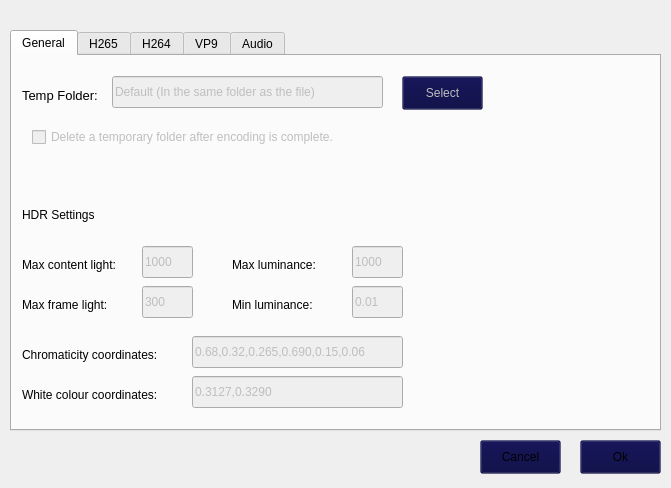
<?xml version="1.0" encoding="UTF-8"?>
<ui version="4.0">
 <class>Options</class>
 <widget class="QWidget" name="Options">
  <property name="enabled">
   <bool>true</bool>
  </property>
  <property name="geometry">
   <rect>
    <x>0</x>
    <y>0</y>
    <width>671</width>
    <height>488</height>
   </rect>
  </property>
  <property name="minimumSize">
   <size>
    <width>671</width>
    <height>488</height>
   </size>
  </property>
  <property name="maximumSize">
   <size>
    <width>671</width>
    <height>488</height>
   </size>
  </property>
  <property name="windowTitle">
   <string>Options for information</string>
  </property>
  <widget class="QTabWidget" name="tabWidget_2">
   <property name="geometry">
    <rect>
     <x>10</x>
     <y>30</y>
     <width>651</width>
     <height>401</height>
    </rect>
   </property>
   <property name="currentIndex">
    <number>0</number>
   </property>
   <widget class="QWidget" name="tab_2">
    <attribute name="title">
     <string>General</string>
    </attribute>
    <widget class="QLineEdit" name="lineEdit_1">
     <property name="enabled">
      <bool>false</bool>
     </property>
     <property name="geometry">
      <rect>
       <x>100</x>
       <y>20</y>
       <width>271</width>
       <height>32</height>
      </rect>
     </property>
     <property name="text">
      <string>Default (In the same folder as the file)</string>
     </property>
    </widget>
    <widget class="QLabel" name="label">
     <property name="enabled">
      <bool>true</bool>
     </property>
     <property name="geometry">
      <rect>
       <x>10</x>
       <y>30</y>
       <width>81</width>
       <height>18</height>
      </rect>
     </property>
     <property name="font">
      <font>
       <pointsize>10</pointsize>
      </font>
     </property>
     <property name="text">
      <string>Temp Folder:</string>
     </property>
    </widget>
    <widget class="QToolButton" name="toolButton_6">
     <property name="enabled">
      <bool>false</bool>
     </property>
     <property name="geometry">
      <rect>
       <x>390</x>
       <y>20</y>
       <width>81</width>
       <height>34</height>
      </rect>
     </property>
     <property name="styleSheet">
      <string notr="true">background-color: rgba(0, 0, 60, 60);</string>
     </property>
     <property name="text">
      <string>Select</string>
     </property>
    </widget>
    <widget class="QCheckBox" name="checkBox">
     <property name="enabled">
      <bool>false</bool>
     </property>
     <property name="geometry">
      <rect>
       <x>20</x>
       <y>70</y>
       <width>351</width>
       <height>22</height>
      </rect>
     </property>
     <property name="text">
      <string>Delete a temporary folder after encoding is complete.</string>
     </property>
    </widget>
    <widget class="QLabel" name="label_6">
     <property name="enabled">
      <bool>true</bool>
     </property>
     <property name="geometry">
      <rect>
       <x>10</x>
       <y>240</y>
       <width>111</width>
       <height>18</height>
      </rect>
     </property>
     <property name="text">
      <string>Max frame light:</string>
     </property>
    </widget>
    <widget class="QLabel" name="label_7">
     <property name="enabled">
      <bool>true</bool>
     </property>
     <property name="geometry">
      <rect>
       <x>10</x>
       <y>290</y>
       <width>161</width>
       <height>18</height>
      </rect>
     </property>
     <property name="text">
      <string>Chromaticity coordinates:</string>
     </property>
    </widget>
    <widget class="QLabel" name="label_8">
     <property name="enabled">
      <bool>true</bool>
     </property>
     <property name="geometry">
      <rect>
       <x>10</x>
       <y>200</y>
       <width>121</width>
       <height>18</height>
      </rect>
     </property>
     <property name="text">
      <string>Max content light:</string>
     </property>
    </widget>
    <widget class="QLineEdit" name="lineEdit_2">
     <property name="enabled">
      <bool>false</bool>
     </property>
     <property name="geometry">
      <rect>
       <x>180</x>
       <y>280</y>
       <width>211</width>
       <height>32</height>
      </rect>
     </property>
     <property name="text">
      <string>0.68,0.32,0.265,0.690,0.15,0.06</string>
     </property>
    </widget>
    <widget class="QLabel" name="label_9">
     <property name="enabled">
      <bool>true</bool>
     </property>
     <property name="geometry">
      <rect>
       <x>10</x>
       <y>150</y>
       <width>101</width>
       <height>18</height>
      </rect>
     </property>
     <property name="text">
      <string>HDR Settings</string>
     </property>
    </widget>
    <widget class="QLineEdit" name="lineEdit_3">
     <property name="enabled">
      <bool>false</bool>
     </property>
     <property name="geometry">
      <rect>
       <x>130</x>
       <y>190</y>
       <width>51</width>
       <height>32</height>
      </rect>
     </property>
     <property name="text">
      <string>1000</string>
     </property>
    </widget>
    <widget class="QLineEdit" name="lineEdit_4">
     <property name="enabled">
      <bool>false</bool>
     </property>
     <property name="geometry">
      <rect>
       <x>130</x>
       <y>230</y>
       <width>51</width>
       <height>32</height>
      </rect>
     </property>
     <property name="text">
      <string>300</string>
     </property>
    </widget>
    <widget class="QLineEdit" name="lineEdit_5">
     <property name="enabled">
      <bool>false</bool>
     </property>
     <property name="geometry">
      <rect>
       <x>340</x>
       <y>190</y>
       <width>51</width>
       <height>32</height>
      </rect>
     </property>
     <property name="text">
      <string>1000</string>
     </property>
    </widget>
    <widget class="QLabel" name="label_10">
     <property name="enabled">
      <bool>true</bool>
     </property>
     <property name="geometry">
      <rect>
       <x>220</x>
       <y>200</y>
       <width>121</width>
       <height>18</height>
      </rect>
     </property>
     <property name="text">
      <string>Max luminance:</string>
     </property>
    </widget>
    <widget class="QLineEdit" name="lineEdit_6">
     <property name="enabled">
      <bool>false</bool>
     </property>
     <property name="geometry">
      <rect>
       <x>340</x>
       <y>230</y>
       <width>51</width>
       <height>32</height>
      </rect>
     </property>
     <property name="text">
      <string>0.01</string>
     </property>
    </widget>
    <widget class="QLabel" name="label_11">
     <property name="enabled">
      <bool>true</bool>
     </property>
     <property name="geometry">
      <rect>
       <x>220</x>
       <y>240</y>
       <width>121</width>
       <height>18</height>
      </rect>
     </property>
     <property name="text">
      <string>Min luminance:</string>
     </property>
    </widget>
    <widget class="QLabel" name="label_12">
     <property name="enabled">
      <bool>true</bool>
     </property>
     <property name="geometry">
      <rect>
       <x>10</x>
       <y>330</y>
       <width>161</width>
       <height>18</height>
      </rect>
     </property>
     <property name="text">
      <string>White colour coordinates:</string>
     </property>
    </widget>
    <widget class="QLineEdit" name="lineEdit_7">
     <property name="enabled">
      <bool>false</bool>
     </property>
     <property name="geometry">
      <rect>
       <x>180</x>
       <y>320</y>
       <width>211</width>
       <height>32</height>
      </rect>
     </property>
     <property name="text">
      <string>0.3127,0.3290</string>
     </property>
    </widget>
   </widget>
   <widget class="QWidget" name="tab_4">
    <attribute name="title">
     <string>H265</string>
    </attribute>
    <widget class="QLabel" name="label_2">
     <property name="enabled">
      <bool>true</bool>
     </property>
     <property name="geometry">
      <rect>
       <x>20</x>
       <y>90</y>
       <width>71</width>
       <height>18</height>
      </rect>
     </property>
     <property name="text">
      <string>Mode:</string>
     </property>
    </widget>
    <widget class="QComboBox" name="comboBox_2">
     <property name="enabled">
      <bool>false</bool>
     </property>
     <property name="geometry">
      <rect>
       <x>110</x>
       <y>80</y>
       <width>111</width>
       <height>32</height>
      </rect>
     </property>
     <property name="palette">
      <palette>
       <active>
        <colorrole role="ButtonText">
         <brush brushstyle="SolidPattern">
          <color alpha="255">
           <red>210</red>
           <green>210</green>
           <blue>210</blue>
          </color>
         </brush>
        </colorrole>
       </active>
       <inactive>
        <colorrole role="ButtonText">
         <brush brushstyle="SolidPattern">
          <color alpha="255">
           <red>210</red>
           <green>210</green>
           <blue>210</blue>
          </color>
         </brush>
        </colorrole>
       </inactive>
       <disabled>
        <colorrole role="ButtonText">
         <brush brushstyle="SolidPattern">
          <color alpha="255">
           <red>104</red>
           <green>104</green>
           <blue>104</blue>
          </color>
         </brush>
        </colorrole>
       </disabled>
      </palette>
     </property>
     <property name="editable">
      <bool>false</bool>
     </property>
     <item>
      <property name="text">
       <string>High quality</string>
      </property>
     </item>
    </widget>
    <widget class="QLabel" name="label_3">
     <property name="enabled">
      <bool>true</bool>
     </property>
     <property name="geometry">
      <rect>
       <x>20</x>
       <y>190</y>
       <width>71</width>
       <height>18</height>
      </rect>
     </property>
     <property name="text">
      <string>Profile:</string>
     </property>
    </widget>
    <widget class="QComboBox" name="comboBox_3">
     <property name="enabled">
      <bool>false</bool>
     </property>
     <property name="geometry">
      <rect>
       <x>110</x>
       <y>180</y>
       <width>111</width>
       <height>32</height>
      </rect>
     </property>
     <property name="palette">
      <palette>
       <active>
        <colorrole role="ButtonText">
         <brush brushstyle="SolidPattern">
          <color alpha="255">
           <red>210</red>
           <green>210</green>
           <blue>210</blue>
          </color>
         </brush>
        </colorrole>
       </active>
       <inactive>
        <colorrole role="ButtonText">
         <brush brushstyle="SolidPattern">
          <color alpha="255">
           <red>210</red>
           <green>210</green>
           <blue>210</blue>
          </color>
         </brush>
        </colorrole>
       </inactive>
       <disabled>
        <colorrole role="ButtonText">
         <brush brushstyle="SolidPattern">
          <color alpha="255">
           <red>104</red>
           <green>104</green>
           <blue>104</blue>
          </color>
         </brush>
        </colorrole>
       </disabled>
      </palette>
     </property>
     <property name="editable">
      <bool>false</bool>
     </property>
     <item>
      <property name="text">
       <string>Auto</string>
      </property>
     </item>
    </widget>
    <widget class="QLabel" name="label_4">
     <property name="enabled">
      <bool>true</bool>
     </property>
     <property name="geometry">
      <rect>
       <x>20</x>
       <y>240</y>
       <width>71</width>
       <height>18</height>
      </rect>
     </property>
     <property name="text">
      <string>Level:</string>
     </property>
    </widget>
    <widget class="QComboBox" name="comboBox_4">
     <property name="enabled">
      <bool>false</bool>
     </property>
     <property name="geometry">
      <rect>
       <x>110</x>
       <y>230</y>
       <width>111</width>
       <height>32</height>
      </rect>
     </property>
     <property name="palette">
      <palette>
       <active>
        <colorrole role="ButtonText">
         <brush brushstyle="SolidPattern">
          <color alpha="255">
           <red>210</red>
           <green>210</green>
           <blue>210</blue>
          </color>
         </brush>
        </colorrole>
       </active>
       <inactive>
        <colorrole role="ButtonText">
         <brush brushstyle="SolidPattern">
          <color alpha="255">
           <red>210</red>
           <green>210</green>
           <blue>210</blue>
          </color>
         </brush>
        </colorrole>
       </inactive>
       <disabled>
        <colorrole role="ButtonText">
         <brush brushstyle="SolidPattern">
          <color alpha="255">
           <red>104</red>
           <green>104</green>
           <blue>104</blue>
          </color>
         </brush>
        </colorrole>
       </disabled>
      </palette>
     </property>
     <property name="editable">
      <bool>false</bool>
     </property>
     <item>
      <property name="text">
       <string>Auto</string>
      </property>
     </item>
    </widget>
    <widget class="QLabel" name="label_5">
     <property name="enabled">
      <bool>true</bool>
     </property>
     <property name="geometry">
      <rect>
       <x>20</x>
       <y>290</y>
       <width>71</width>
       <height>18</height>
      </rect>
     </property>
     <property name="text">
      <string>Sampling:</string>
     </property>
    </widget>
    <widget class="QComboBox" name="comboBox_5">
     <property name="enabled">
      <bool>false</bool>
     </property>
     <property name="geometry">
      <rect>
       <x>110</x>
       <y>280</y>
       <width>111</width>
       <height>32</height>
      </rect>
     </property>
     <property name="palette">
      <palette>
       <active>
        <colorrole role="ButtonText">
         <brush brushstyle="SolidPattern">
          <color alpha="255">
           <red>210</red>
           <green>210</green>
           <blue>210</blue>
          </color>
         </brush>
        </colorrole>
       </active>
       <inactive>
        <colorrole role="ButtonText">
         <brush brushstyle="SolidPattern">
          <color alpha="255">
           <red>210</red>
           <green>210</green>
           <blue>210</blue>
          </color>
         </brush>
        </colorrole>
       </inactive>
       <disabled>
        <colorrole role="ButtonText">
         <brush brushstyle="SolidPattern">
          <color alpha="255">
           <red>104</red>
           <green>104</green>
           <blue>104</blue>
          </color>
         </brush>
        </colorrole>
       </disabled>
      </palette>
     </property>
     <property name="editable">
      <bool>false</bool>
     </property>
     <item>
      <property name="text">
       <string>4:2:0</string>
      </property>
     </item>
    </widget>
    <widget class="QLabel" name="label_13">
     <property name="enabled">
      <bool>true</bool>
     </property>
     <property name="geometry">
      <rect>
       <x>20</x>
       <y>140</y>
       <width>71</width>
       <height>18</height>
      </rect>
     </property>
     <property name="text">
      <string>Preset:</string>
     </property>
    </widget>
    <widget class="QComboBox" name="comboBox_6">
     <property name="enabled">
      <bool>false</bool>
     </property>
     <property name="geometry">
      <rect>
       <x>110</x>
       <y>130</y>
       <width>111</width>
       <height>32</height>
      </rect>
     </property>
     <property name="palette">
      <palette>
       <active>
        <colorrole role="ButtonText">
         <brush brushstyle="SolidPattern">
          <color alpha="255">
           <red>210</red>
           <green>210</green>
           <blue>210</blue>
          </color>
         </brush>
        </colorrole>
       </active>
       <inactive>
        <colorrole role="ButtonText">
         <brush brushstyle="SolidPattern">
          <color alpha="255">
           <red>210</red>
           <green>210</green>
           <blue>210</blue>
          </color>
         </brush>
        </colorrole>
       </inactive>
       <disabled>
        <colorrole role="ButtonText">
         <brush brushstyle="SolidPattern">
          <color alpha="255">
           <red>104</red>
           <green>104</green>
           <blue>104</blue>
          </color>
         </brush>
        </colorrole>
       </disabled>
      </palette>
     </property>
     <property name="editable">
      <bool>false</bool>
     </property>
     <item>
      <property name="text">
       <string>Slow</string>
      </property>
     </item>
    </widget>
    <widget class="QCheckBox" name="checkBox_2">
     <property name="enabled">
      <bool>false</bool>
     </property>
     <property name="geometry">
      <rect>
       <x>50</x>
       <y>30</y>
       <width>161</width>
       <height>22</height>
      </rect>
     </property>
     <property name="text">
      <string>Enable expert mode</string>
     </property>
    </widget>
   </widget>
   <widget class="QWidget" name="tab_3">
    <attribute name="title">
     <string>H264</string>
    </attribute>
    <widget class="QLabel" name="label_14">
     <property name="enabled">
      <bool>true</bool>
     </property>
     <property name="geometry">
      <rect>
       <x>20</x>
       <y>190</y>
       <width>71</width>
       <height>18</height>
      </rect>
     </property>
     <property name="text">
      <string>Profile:</string>
     </property>
    </widget>
    <widget class="QComboBox" name="comboBox_7">
     <property name="enabled">
      <bool>false</bool>
     </property>
     <property name="geometry">
      <rect>
       <x>110</x>
       <y>180</y>
       <width>111</width>
       <height>32</height>
      </rect>
     </property>
     <property name="palette">
      <palette>
       <active>
        <colorrole role="ButtonText">
         <brush brushstyle="SolidPattern">
          <color alpha="255">
           <red>210</red>
           <green>210</green>
           <blue>210</blue>
          </color>
         </brush>
        </colorrole>
       </active>
       <inactive>
        <colorrole role="ButtonText">
         <brush brushstyle="SolidPattern">
          <color alpha="255">
           <red>210</red>
           <green>210</green>
           <blue>210</blue>
          </color>
         </brush>
        </colorrole>
       </inactive>
       <disabled>
        <colorrole role="ButtonText">
         <brush brushstyle="SolidPattern">
          <color alpha="255">
           <red>104</red>
           <green>104</green>
           <blue>104</blue>
          </color>
         </brush>
        </colorrole>
       </disabled>
      </palette>
     </property>
     <property name="editable">
      <bool>false</bool>
     </property>
     <item>
      <property name="text">
       <string>High</string>
      </property>
     </item>
    </widget>
    <widget class="QLabel" name="label_15">
     <property name="enabled">
      <bool>true</bool>
     </property>
     <property name="geometry">
      <rect>
       <x>20</x>
       <y>240</y>
       <width>71</width>
       <height>18</height>
      </rect>
     </property>
     <property name="text">
      <string>Level:</string>
     </property>
    </widget>
    <widget class="QLabel" name="label_16">
     <property name="enabled">
      <bool>true</bool>
     </property>
     <property name="geometry">
      <rect>
       <x>20</x>
       <y>90</y>
       <width>71</width>
       <height>18</height>
      </rect>
     </property>
     <property name="text">
      <string>Mode:</string>
     </property>
    </widget>
    <widget class="QLabel" name="label_17">
     <property name="enabled">
      <bool>true</bool>
     </property>
     <property name="geometry">
      <rect>
       <x>20</x>
       <y>140</y>
       <width>71</width>
       <height>18</height>
      </rect>
     </property>
     <property name="text">
      <string>Preset:</string>
     </property>
    </widget>
    <widget class="QLabel" name="label_18">
     <property name="enabled">
      <bool>true</bool>
     </property>
     <property name="geometry">
      <rect>
       <x>20</x>
       <y>290</y>
       <width>71</width>
       <height>18</height>
      </rect>
     </property>
     <property name="text">
      <string>Sampling:</string>
     </property>
    </widget>
    <widget class="QComboBox" name="comboBox_8">
     <property name="enabled">
      <bool>false</bool>
     </property>
     <property name="geometry">
      <rect>
       <x>110</x>
       <y>230</y>
       <width>111</width>
       <height>32</height>
      </rect>
     </property>
     <property name="palette">
      <palette>
       <active>
        <colorrole role="ButtonText">
         <brush brushstyle="SolidPattern">
          <color alpha="255">
           <red>210</red>
           <green>210</green>
           <blue>210</blue>
          </color>
         </brush>
        </colorrole>
       </active>
       <inactive>
        <colorrole role="ButtonText">
         <brush brushstyle="SolidPattern">
          <color alpha="255">
           <red>210</red>
           <green>210</green>
           <blue>210</blue>
          </color>
         </brush>
        </colorrole>
       </inactive>
       <disabled>
        <colorrole role="ButtonText">
         <brush brushstyle="SolidPattern">
          <color alpha="255">
           <red>104</red>
           <green>104</green>
           <blue>104</blue>
          </color>
         </brush>
        </colorrole>
       </disabled>
      </palette>
     </property>
     <property name="editable">
      <bool>false</bool>
     </property>
     <item>
      <property name="text">
       <string>Auto</string>
      </property>
     </item>
    </widget>
    <widget class="QComboBox" name="comboBox_9">
     <property name="enabled">
      <bool>false</bool>
     </property>
     <property name="geometry">
      <rect>
       <x>110</x>
       <y>280</y>
       <width>111</width>
       <height>32</height>
      </rect>
     </property>
     <property name="palette">
      <palette>
       <active>
        <colorrole role="ButtonText">
         <brush brushstyle="SolidPattern">
          <color alpha="255">
           <red>210</red>
           <green>210</green>
           <blue>210</blue>
          </color>
         </brush>
        </colorrole>
       </active>
       <inactive>
        <colorrole role="ButtonText">
         <brush brushstyle="SolidPattern">
          <color alpha="255">
           <red>210</red>
           <green>210</green>
           <blue>210</blue>
          </color>
         </brush>
        </colorrole>
       </inactive>
       <disabled>
        <colorrole role="ButtonText">
         <brush brushstyle="SolidPattern">
          <color alpha="255">
           <red>104</red>
           <green>104</green>
           <blue>104</blue>
          </color>
         </brush>
        </colorrole>
       </disabled>
      </palette>
     </property>
     <property name="editable">
      <bool>false</bool>
     </property>
     <item>
      <property name="text">
       <string>4:2:0</string>
      </property>
     </item>
    </widget>
    <widget class="QComboBox" name="comboBox_10">
     <property name="enabled">
      <bool>false</bool>
     </property>
     <property name="geometry">
      <rect>
       <x>110</x>
       <y>130</y>
       <width>111</width>
       <height>32</height>
      </rect>
     </property>
     <property name="palette">
      <palette>
       <active>
        <colorrole role="ButtonText">
         <brush brushstyle="SolidPattern">
          <color alpha="255">
           <red>210</red>
           <green>210</green>
           <blue>210</blue>
          </color>
         </brush>
        </colorrole>
       </active>
       <inactive>
        <colorrole role="ButtonText">
         <brush brushstyle="SolidPattern">
          <color alpha="255">
           <red>210</red>
           <green>210</green>
           <blue>210</blue>
          </color>
         </brush>
        </colorrole>
       </inactive>
       <disabled>
        <colorrole role="ButtonText">
         <brush brushstyle="SolidPattern">
          <color alpha="255">
           <red>104</red>
           <green>104</green>
           <blue>104</blue>
          </color>
         </brush>
        </colorrole>
       </disabled>
      </palette>
     </property>
     <property name="editable">
      <bool>false</bool>
     </property>
     <item>
      <property name="text">
       <string>Slow</string>
      </property>
     </item>
    </widget>
    <widget class="QComboBox" name="comboBox_11">
     <property name="enabled">
      <bool>false</bool>
     </property>
     <property name="geometry">
      <rect>
       <x>110</x>
       <y>80</y>
       <width>111</width>
       <height>32</height>
      </rect>
     </property>
     <property name="palette">
      <palette>
       <active>
        <colorrole role="ButtonText">
         <brush brushstyle="SolidPattern">
          <color alpha="255">
           <red>210</red>
           <green>210</green>
           <blue>210</blue>
          </color>
         </brush>
        </colorrole>
       </active>
       <inactive>
        <colorrole role="ButtonText">
         <brush brushstyle="SolidPattern">
          <color alpha="255">
           <red>210</red>
           <green>210</green>
           <blue>210</blue>
          </color>
         </brush>
        </colorrole>
       </inactive>
       <disabled>
        <colorrole role="ButtonText">
         <brush brushstyle="SolidPattern">
          <color alpha="255">
           <red>104</red>
           <green>104</green>
           <blue>104</blue>
          </color>
         </brush>
        </colorrole>
       </disabled>
      </palette>
     </property>
     <property name="editable">
      <bool>false</bool>
     </property>
     <item>
      <property name="text">
       <string>High quality</string>
      </property>
     </item>
    </widget>
    <widget class="QCheckBox" name="checkBox_3">
     <property name="enabled">
      <bool>false</bool>
     </property>
     <property name="geometry">
      <rect>
       <x>50</x>
       <y>30</y>
       <width>161</width>
       <height>22</height>
      </rect>
     </property>
     <property name="text">
      <string>Enable expert mode</string>
     </property>
    </widget>
   </widget>
   <widget class="QWidget" name="tab_6">
    <attribute name="title">
     <string>VP9</string>
    </attribute>
    <widget class="QLabel" name="label_19">
     <property name="enabled">
      <bool>true</bool>
     </property>
     <property name="geometry">
      <rect>
       <x>20</x>
       <y>190</y>
       <width>71</width>
       <height>18</height>
      </rect>
     </property>
     <property name="text">
      <string>Profile:</string>
     </property>
    </widget>
    <widget class="QComboBox" name="comboBox_12">
     <property name="enabled">
      <bool>false</bool>
     </property>
     <property name="geometry">
      <rect>
       <x>110</x>
       <y>180</y>
       <width>111</width>
       <height>32</height>
      </rect>
     </property>
     <property name="palette">
      <palette>
       <active>
        <colorrole role="ButtonText">
         <brush brushstyle="SolidPattern">
          <color alpha="255">
           <red>210</red>
           <green>210</green>
           <blue>210</blue>
          </color>
         </brush>
        </colorrole>
       </active>
       <inactive>
        <colorrole role="ButtonText">
         <brush brushstyle="SolidPattern">
          <color alpha="255">
           <red>210</red>
           <green>210</green>
           <blue>210</blue>
          </color>
         </brush>
        </colorrole>
       </inactive>
       <disabled>
        <colorrole role="ButtonText">
         <brush brushstyle="SolidPattern">
          <color alpha="255">
           <red>104</red>
           <green>104</green>
           <blue>104</blue>
          </color>
         </brush>
        </colorrole>
       </disabled>
      </palette>
     </property>
     <property name="editable">
      <bool>false</bool>
     </property>
     <item>
      <property name="text">
       <string>Complex</string>
      </property>
     </item>
    </widget>
    <widget class="QLabel" name="label_21">
     <property name="enabled">
      <bool>true</bool>
     </property>
     <property name="geometry">
      <rect>
       <x>20</x>
       <y>90</y>
       <width>71</width>
       <height>18</height>
      </rect>
     </property>
     <property name="text">
      <string>Mode:</string>
     </property>
    </widget>
    <widget class="QLabel" name="label_22">
     <property name="enabled">
      <bool>true</bool>
     </property>
     <property name="geometry">
      <rect>
       <x>20</x>
       <y>140</y>
       <width>71</width>
       <height>18</height>
      </rect>
     </property>
     <property name="text">
      <string>Speed:</string>
     </property>
    </widget>
    <widget class="QLabel" name="label_23">
     <property name="enabled">
      <bool>true</bool>
     </property>
     <property name="geometry">
      <rect>
       <x>20</x>
       <y>240</y>
       <width>71</width>
       <height>18</height>
      </rect>
     </property>
     <property name="text">
      <string>Sampling:</string>
     </property>
    </widget>
    <widget class="QComboBox" name="comboBox_14">
     <property name="enabled">
      <bool>false</bool>
     </property>
     <property name="geometry">
      <rect>
       <x>110</x>
       <y>230</y>
       <width>111</width>
       <height>32</height>
      </rect>
     </property>
     <property name="palette">
      <palette>
       <active>
        <colorrole role="ButtonText">
         <brush brushstyle="SolidPattern">
          <color alpha="255">
           <red>210</red>
           <green>210</green>
           <blue>210</blue>
          </color>
         </brush>
        </colorrole>
       </active>
       <inactive>
        <colorrole role="ButtonText">
         <brush brushstyle="SolidPattern">
          <color alpha="255">
           <red>210</red>
           <green>210</green>
           <blue>210</blue>
          </color>
         </brush>
        </colorrole>
       </inactive>
       <disabled>
        <colorrole role="ButtonText">
         <brush brushstyle="SolidPattern">
          <color alpha="255">
           <red>104</red>
           <green>104</green>
           <blue>104</blue>
          </color>
         </brush>
        </colorrole>
       </disabled>
      </palette>
     </property>
     <property name="editable">
      <bool>false</bool>
     </property>
     <item>
      <property name="text">
       <string>4:2:0</string>
      </property>
     </item>
    </widget>
    <widget class="QComboBox" name="comboBox_15">
     <property name="enabled">
      <bool>false</bool>
     </property>
     <property name="geometry">
      <rect>
       <x>110</x>
       <y>130</y>
       <width>111</width>
       <height>32</height>
      </rect>
     </property>
     <property name="palette">
      <palette>
       <active>
        <colorrole role="ButtonText">
         <brush brushstyle="SolidPattern">
          <color alpha="255">
           <red>210</red>
           <green>210</green>
           <blue>210</blue>
          </color>
         </brush>
        </colorrole>
       </active>
       <inactive>
        <colorrole role="ButtonText">
         <brush brushstyle="SolidPattern">
          <color alpha="255">
           <red>210</red>
           <green>210</green>
           <blue>210</blue>
          </color>
         </brush>
        </colorrole>
       </inactive>
       <disabled>
        <colorrole role="ButtonText">
         <brush brushstyle="SolidPattern">
          <color alpha="255">
           <red>104</red>
           <green>104</green>
           <blue>104</blue>
          </color>
         </brush>
        </colorrole>
       </disabled>
      </palette>
     </property>
     <property name="editable">
      <bool>false</bool>
     </property>
     <item>
      <property name="text">
       <string>4</string>
      </property>
     </item>
    </widget>
    <widget class="QComboBox" name="comboBox_16">
     <property name="enabled">
      <bool>false</bool>
     </property>
     <property name="geometry">
      <rect>
       <x>110</x>
       <y>80</y>
       <width>111</width>
       <height>32</height>
      </rect>
     </property>
     <property name="palette">
      <palette>
       <active>
        <colorrole role="ButtonText">
         <brush brushstyle="SolidPattern">
          <color alpha="255">
           <red>210</red>
           <green>210</green>
           <blue>210</blue>
          </color>
         </brush>
        </colorrole>
       </active>
       <inactive>
        <colorrole role="ButtonText">
         <brush brushstyle="SolidPattern">
          <color alpha="255">
           <red>210</red>
           <green>210</green>
           <blue>210</blue>
          </color>
         </brush>
        </colorrole>
       </inactive>
       <disabled>
        <colorrole role="ButtonText">
         <brush brushstyle="SolidPattern">
          <color alpha="255">
           <red>104</red>
           <green>104</green>
           <blue>104</blue>
          </color>
         </brush>
        </colorrole>
       </disabled>
      </palette>
     </property>
     <property name="editable">
      <bool>false</bool>
     </property>
     <item>
      <property name="text">
       <string>1 pass</string>
      </property>
     </item>
    </widget>
    <widget class="QCheckBox" name="checkBox_4">
     <property name="enabled">
      <bool>false</bool>
     </property>
     <property name="geometry">
      <rect>
       <x>50</x>
       <y>30</y>
       <width>161</width>
       <height>22</height>
      </rect>
     </property>
     <property name="text">
      <string>Enable expert mode</string>
     </property>
    </widget>
   </widget>
   <widget class="QWidget" name="tab">
    <attribute name="title">
     <string>Audio</string>
    </attribute>
    <widget class="QLabel" name="label_24">
     <property name="enabled">
      <bool>true</bool>
     </property>
     <property name="geometry">
      <rect>
       <x>20</x>
       <y>90</y>
       <width>71</width>
       <height>18</height>
      </rect>
     </property>
     <property name="text">
      <string>Streams:</string>
     </property>
    </widget>
    <widget class="QCheckBox" name="checkBox_5">
     <property name="enabled">
      <bool>false</bool>
     </property>
     <property name="geometry">
      <rect>
       <x>50</x>
       <y>30</y>
       <width>161</width>
       <height>22</height>
      </rect>
     </property>
     <property name="text">
      <string>Enable expert mode</string>
     </property>
    </widget>
    <widget class="QComboBox" name="comboBox_17">
     <property name="enabled">
      <bool>false</bool>
     </property>
     <property name="geometry">
      <rect>
       <x>110</x>
       <y>80</y>
       <width>111</width>
       <height>32</height>
      </rect>
     </property>
     <property name="palette">
      <palette>
       <active>
        <colorrole role="ButtonText">
         <brush brushstyle="SolidPattern">
          <color alpha="255">
           <red>210</red>
           <green>210</green>
           <blue>210</blue>
          </color>
         </brush>
        </colorrole>
       </active>
       <inactive>
        <colorrole role="ButtonText">
         <brush brushstyle="SolidPattern">
          <color alpha="255">
           <red>210</red>
           <green>210</green>
           <blue>210</blue>
          </color>
         </brush>
        </colorrole>
       </inactive>
       <disabled>
        <colorrole role="ButtonText">
         <brush brushstyle="SolidPattern">
          <color alpha="255">
           <red>104</red>
           <green>104</green>
           <blue>104</blue>
          </color>
         </brush>
        </colorrole>
       </disabled>
      </palette>
     </property>
     <property name="editable">
      <bool>false</bool>
     </property>
     <item>
      <property name="text">
       <string>All</string>
      </property>
     </item>
    </widget>
   </widget>
  </widget>
  <widget class="QToolButton" name="toolButton_5">
   <property name="geometry">
    <rect>
     <x>480</x>
     <y>440</y>
     <width>81</width>
     <height>34</height>
    </rect>
   </property>
   <property name="styleSheet">
    <string notr="true">background-color: rgba(0, 0, 60, 60);</string>
   </property>
   <property name="text">
    <string>Cancel</string>
   </property>
  </widget>
  <widget class="QToolButton" name="toolButton_4">
   <property name="geometry">
    <rect>
     <x>580</x>
     <y>440</y>
     <width>81</width>
     <height>34</height>
    </rect>
   </property>
   <property name="styleSheet">
    <string notr="true">background-color: rgba(0, 0, 60, 60);</string>
   </property>
   <property name="text">
    <string>Ok</string>
   </property>
  </widget>
 </widget>
 <resources/>
 <connections/>
</ui>
